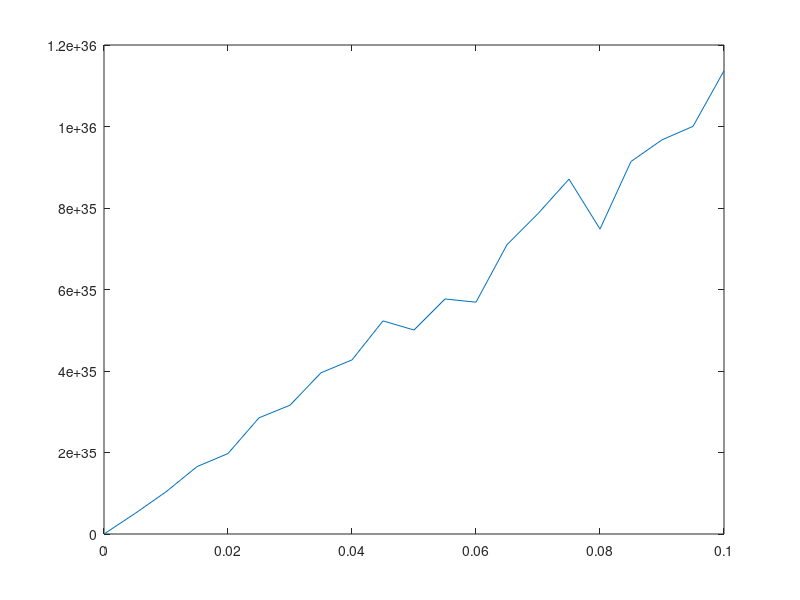

The MATLAB script that drew this image:
% Generate a square random matrix (say 20x20)
% impose a linear dependence (reduce rank matrix)
% "shift" the matrix (0 -> 0.1 * identity matrix). 
% compute the abs(determinent) of the shifted matrix
% repeat the above 1000 times for each shift value, take an average of the
% abs(determinent)
% plot the avg abs det vs shift amount 

% Generate a square random matrix (say 20x20)
sz = 20;

keyset = 0:0.005:0.1;
keysetSize = size(keyset);
valset = zeros(1,keysetSize(2));

% "shift" the matrix (0 -> 0.1 * identity matrix). 
shiftIdx = 1;
for shift = 0:0.005:0.1
    runIdx = 0;
    determinentVal = 0;
    for run = 1:1000
        % Generate a square random matrix (say 20x20)
        M1 = randi(100, sz,sz);

        % impose a linear dependence (reduce rank matrix)
        M1(:,1) = M1(:,2); % Copy column 2 to column 1 to reduce rank
        
        % "shift" the matrix (0 -> 0.1 * identity matrix).
        M1 = M1 + eye(sz) * shift;
        
        % compute the abs(determinent) of the shifted matrix
        determinentVal = determinentVal + abs(det(M1));
        runIdx = runIdx + 1;
    end
    % take an average of the abs(determinent)
    determinentVal = determinentVal / runIdx;
    valset(shiftIdx) = determinentVal;
    shiftIdx = shiftIdx + 1;
end

% plot the avg abs det vs shift amount 
plot(keyset,valset)
